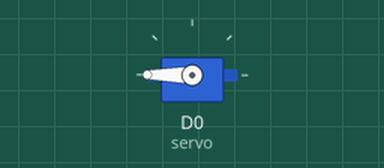
A sketch run on a simulated ESP8266 (NodeMCU). Shown: servo. What the sketch prints to the serial monitor is not drawn.

Above: at 0.05 s.
Timing chart, 0 to 4.6 s (numbered marks = the images above):
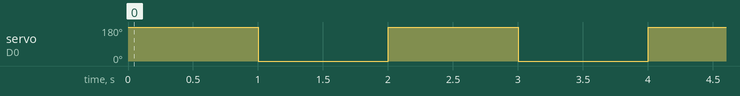

Measured:
- by itself, servo on D0 (servo): alternates 180° for 1.0 s and 0° for 1.0 s

The sketch:

servo.ino
```cpp
#include <ESP8266WiFi.h>
#include <Servo.h>

Servo servo;
int position = 0;

void setup() {
  Serial.begin(9600);
  servo.attach(D0);
}

void loop() {

  if (position == 0) position = 180;
  else if (position == 180) position = 0;

  Serial.println(position);
  servo.write(position);

  delay(1000);

}
```
